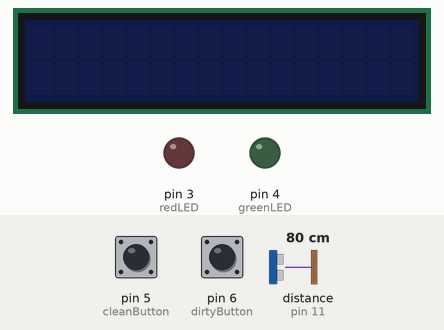
Bench run of a sketch on a simulated Arduino Uno, built with avr-gcc and run on an emulated ATmega328P. Parts: 16×2 character LCD, output pins drawn as LEDs (lit = HIGH). The test bench sets the inputs (shaded band); at power-on: distance to the obstacle (sensor on pin 11) 80 cm, pin 6 (dirtyButton) HIGH, pin 5 (cleanButton) HIGH.

Above: at 1.2 s.
1.3 s: distance to the obstacle (sensor on pin 11) set to 7 cm
2.8 s: distance to the obstacle (sensor on pin 11) set to 4 cm
At 3.4 s:
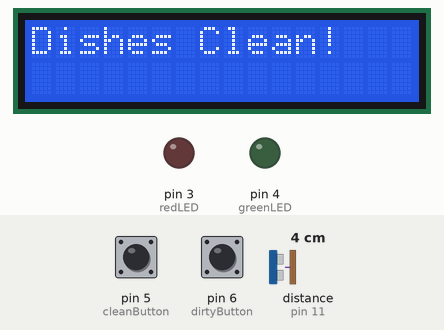
4.3 s: pin 6 (dirtyButton) pulled LOW for 3.2 s
At 6.3 s:
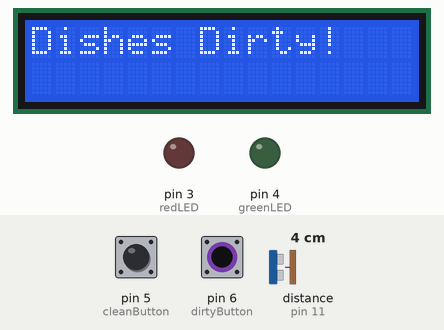
9.0 s: pin 5 (cleanButton) pulled LOW for 3.2 s
At 12.2 s:
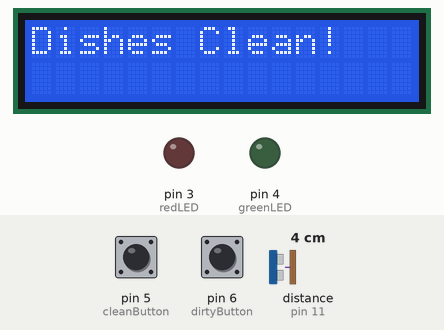
13.7 s: distance to the obstacle (sensor on pin 11) set to 9 cm
At 15.7 s:
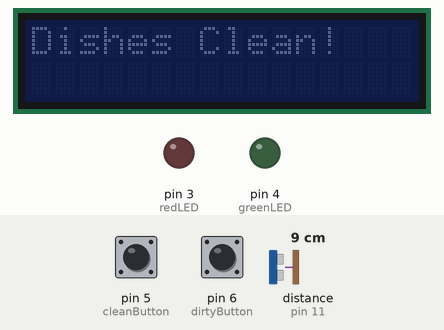
Timing chart, 0 to 17.2 s (numbered marks = the images above; inputs shaded):
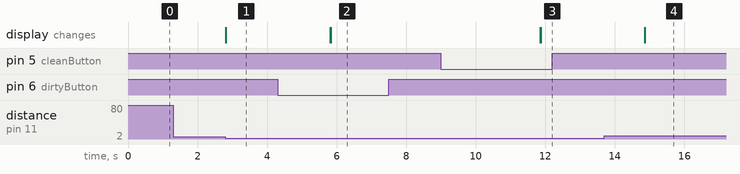

Measured:
- the behaviour switches between 6 and 5 cm on distance to the obstacle (sensor on pin 11) (found by bisection; images 0 and 1)
- after the input at 1.3 s, every drawn part: stays the same
- after the input at 2.8 s, the display: changes at once (image 1)
- after the input at 4.3 s, the display: first differs from a run without the input after 1.5 s (image 2)
- after the input at 9.0 s, the display: first differs from a run without the input after 2.9 s (image 3)
- after the input at 13.7 s, the display: changes after 1.2 s (image 4)

The sketch:

statusDetection.ino
```cpp
//Libraries
#include <LiquidCrystal_I2C.h>
#include <Wire.h>
#include <NewPing.h>

LiquidCrystal_I2C lcd(0x27,16,2);
NewPing sonar (10,11);

//setup buttons
const char cleanButton = 5;
const char dirtyButton = 6;

//setup LED's
const int greenLED = 4;
const int redLED = 3;

//setup defs
bool clean = true;
bool dirty = false;
bool washerStatus = clean;

//setup
void setup() {
  lcd.init();
  lcd.noBacklight();
  pinMode(greenLED, OUTPUT);
  pinMode(redLED, OUTPUT);
  pinMode(cleanButton, INPUT_PULLUP);
  pinMode(dirtyButton, INPUT_PULLUP);
}

//loop
void loop() {
  bool currentStateClean = digitalRead(cleanButton);
  if(currentStateClean == false){
    washerStatus = clean;
    lcd.backlight();
    lcd.clear();
    lcd.print("Dishes Clean!");
    delay(3000);
    lcd.noBacklight();
    while(digitalRead(cleanButton) == false){
      //do nothing
    }
  }
  bool currentStateDirty = digitalRead(dirtyButton);
  if(currentStateDirty == false){
    washerStatus = dirty;
    lcd.backlight();
    lcd.clear();
    lcd.print("Dishes Dirty!");
    delay(3000);
    lcd.noBacklight();
    while(digitalRead(dirtyButton) == false){
      //do nothing
    }
  }
  if(sonar.ping_cm() <= 5){
    lcd.backlight();
    status(washerStatus);
    delay(3000);
    lcd.noBacklight();
  }
}

//function to print status
void status(bool washerStatus){
  if(washerStatus == clean){
    lcd.clear();
    lcd.print("Dishes Clean!");
  }
  else{
    lcd.clear();
    lcd.print("Dishes Dirty!");
  }
}
```
